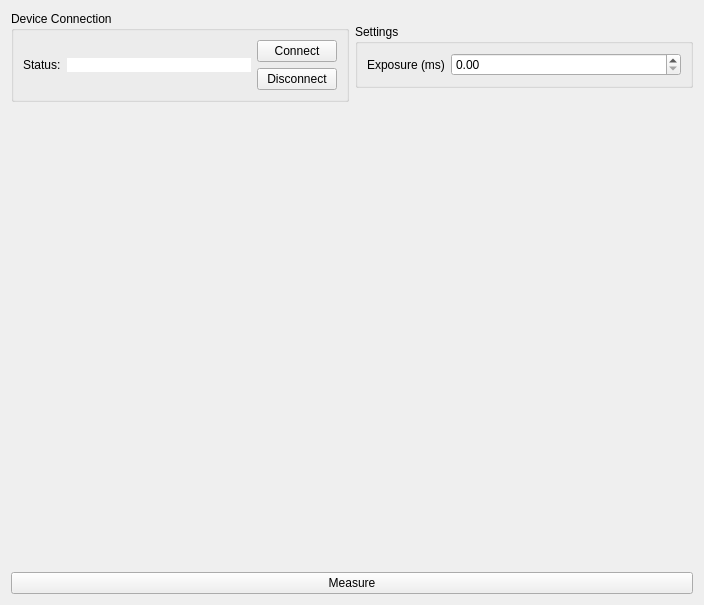
<?xml version="1.0" encoding="UTF-8"?>
<ui version="4.0">
 <class>widgetMayaSpectrometer</class>
 <widget class="QWidget" name="widgetMayaSpectrometer">
  <property name="geometry">
   <rect>
    <x>0</x>
    <y>0</y>
    <width>704</width>
    <height>605</height>
   </rect>
  </property>
  <property name="sizePolicy">
   <sizepolicy hsizetype="Fixed" vsizetype="Fixed">
    <horstretch>0</horstretch>
    <verstretch>0</verstretch>
   </sizepolicy>
  </property>
  <property name="windowTitle">
   <string>Form</string>
  </property>
  <layout class="QVBoxLayout" name="verticalLayout_2">
   <item>
    <layout class="QHBoxLayout" name="horizontalLayout_3">
     <property name="sizeConstraint">
      <enum>QLayout::SetDefaultConstraint</enum>
     </property>
     <item>
      <widget class="QGroupBox" name="groupBoxConnection">
       <property name="sizePolicy">
        <sizepolicy hsizetype="Preferred" vsizetype="Maximum">
         <horstretch>0</horstretch>
         <verstretch>0</verstretch>
        </sizepolicy>
       </property>
       <property name="title">
        <string>Device Connection</string>
       </property>
       <layout class="QHBoxLayout" name="horizontalLayout">
        <item>
         <layout class="QHBoxLayout" name="horizontalLayoutStatus">
          <property name="sizeConstraint">
           <enum>QLayout::SetDefaultConstraint</enum>
          </property>
          <item>
           <widget class="QLabel" name="label">
            <property name="sizePolicy">
             <sizepolicy hsizetype="Maximum" vsizetype="Preferred">
              <horstretch>0</horstretch>
              <verstretch>0</verstretch>
             </sizepolicy>
            </property>
            <property name="text">
             <string>Status:</string>
            </property>
           </widget>
          </item>
          <item>
           <widget class="QLabel" name="labelStatus">
            <property name="sizePolicy">
             <sizepolicy hsizetype="Minimum" vsizetype="Maximum">
              <horstretch>0</horstretch>
              <verstretch>0</verstretch>
             </sizepolicy>
            </property>
            <property name="styleSheet">
             <string notr="true">background-color: rgb(255, 255, 255);</string>
            </property>
            <property name="text">
             <string/>
            </property>
           </widget>
          </item>
         </layout>
        </item>
        <item>
         <layout class="QVBoxLayout" name="verticalLayoutConnection">
          <item>
           <widget class="QPushButton" name="pushButtonConnect">
            <property name="sizePolicy">
             <sizepolicy hsizetype="Maximum" vsizetype="Fixed">
              <horstretch>0</horstretch>
              <verstretch>0</verstretch>
             </sizepolicy>
            </property>
            <property name="text">
             <string>Connect</string>
            </property>
           </widget>
          </item>
          <item>
           <widget class="QPushButton" name="pushButtonDisconnect">
            <property name="sizePolicy">
             <sizepolicy hsizetype="Maximum" vsizetype="Fixed">
              <horstretch>0</horstretch>
              <verstretch>0</verstretch>
             </sizepolicy>
            </property>
            <property name="text">
             <string>Disconnect</string>
            </property>
           </widget>
          </item>
         </layout>
        </item>
       </layout>
      </widget>
     </item>
     <item>
      <widget class="QGroupBox" name="groupBoxSettings">
       <property name="enabled">
        <bool>true</bool>
       </property>
       <property name="sizePolicy">
        <sizepolicy hsizetype="Preferred" vsizetype="Maximum">
         <horstretch>0</horstretch>
         <verstretch>0</verstretch>
        </sizepolicy>
       </property>
       <property name="title">
        <string>Settings</string>
       </property>
       <layout class="QGridLayout" name="gridLayout">
        <item row="1" column="0">
         <widget class="QLabel" name="labelExposure">
          <property name="sizePolicy">
           <sizepolicy hsizetype="Maximum" vsizetype="Preferred">
            <horstretch>0</horstretch>
            <verstretch>0</verstretch>
           </sizepolicy>
          </property>
          <property name="text">
           <string>Exposure (ms)</string>
          </property>
         </widget>
        </item>
        <item row="1" column="2">
         <widget class="QDoubleSpinBox" name="doubleSpinBoxExposure"/>
        </item>
       </layout>
      </widget>
     </item>
    </layout>
   </item>
   <item>
    <widget class="QWidget" name="widgetPlot" native="true">
     <layout class="QVBoxLayout" name="verticalLayout">
      <item>
       <layout class="QVBoxLayout" name="verticalLayoutPlot" stretch="">
        <property name="sizeConstraint">
         <enum>QLayout::SetMaximumSize</enum>
        </property>
       </layout>
      </item>
     </layout>
    </widget>
   </item>
   <item>
    <widget class="QPushButton" name="pushButtonMeasure">
     <property name="text">
      <string>Measure</string>
     </property>
    </widget>
   </item>
  </layout>
 </widget>
 <resources/>
 <connections/>
</ui>
